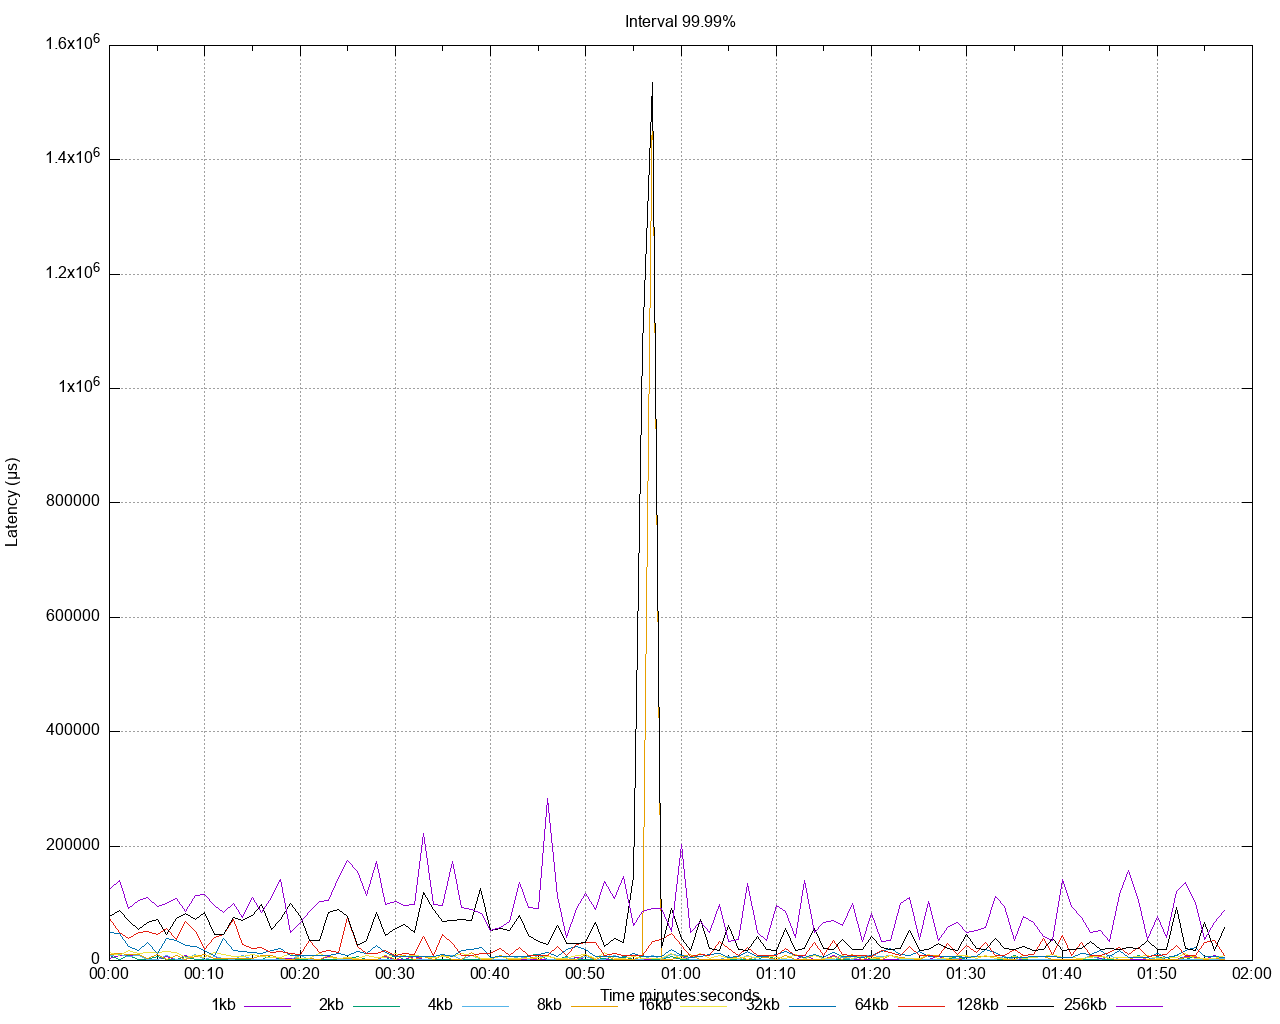

The script that saved this image:
set title 'Interval 99.99%' noenhanced
set style data lines
set datafile separator ","
set terminal png size 1280,1024
set grid
set key below
set xdata time
set timefmt "%s"
offset = 0
t0(x)=(offset=($0==0) ? x : offset, x - offset)
set xlabel 'Time minutes:seconds'
set ylabel 'Latency (μs)'
set output '/Users/gbarnett/git/hazelcast-simulator/atomicreference/1to25-legend/latency/latency_interval_9999_write.png'
plot \
   '/Users/gbarnett/git/hazelcast-simulator/atomicreference/1to25-legend/data/latency_interval_9999_write_1.data' using (t0(timecolumn(1))):2 title "1kb" noenhanced , \
   '/Users/gbarnett/git/hazelcast-simulator/atomicreference/1to25-legend/data/latency_interval_9999_write_2.data' using (t0(timecolumn(1))):2 title "2kb" noenhanced , \
   '/Users/gbarnett/git/hazelcast-simulator/atomicreference/1to25-legend/data/latency_interval_9999_write_3.data' using (t0(timecolumn(1))):2 title "4kb" noenhanced , \
   '/Users/gbarnett/git/hazelcast-simulator/atomicreference/1to25-legend/data/latency_interval_9999_write_4.data' using (t0(timecolumn(1))):2 title "8kb" noenhanced , \
   '/Users/gbarnett/git/hazelcast-simulator/atomicreference/1to25-legend/data/latency_interval_9999_write_5.data' using (t0(timecolumn(1))):2 title "16kb" noenhanced , \
   '/Users/gbarnett/git/hazelcast-simulator/atomicreference/1to25-legend/data/latency_interval_9999_write_6.data' using (t0(timecolumn(1))):2 title "32kb" noenhanced , \
   '/Users/gbarnett/git/hazelcast-simulator/atomicreference/1to25-legend/data/latency_interval_9999_write_7.data' using (t0(timecolumn(1))):2 title "64kb" noenhanced , \
   '/Users/gbarnett/git/hazelcast-simulator/atomicreference/1to25-legend/data/latency_interval_9999_write_8.data' using (t0(timecolumn(1))):2 title "128kb" noenhanced , \
   '/Users/gbarnett/git/hazelcast-simulator/atomicreference/1to25-legend/data/latency_interval_9999_write_9.data' using (t0(timecolumn(1))):2 title "256kb" noenhanced , \
